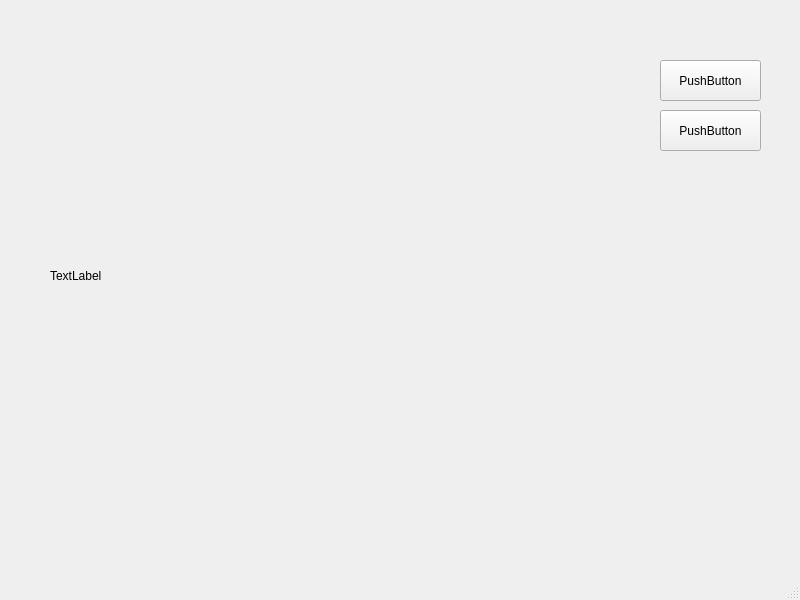
<?xml version="1.0" encoding="UTF-8"?>
<ui version="4.0">
 <class>MainWindow</class>
 <widget class="QMainWindow" name="MainWindow">
  <property name="geometry">
   <rect>
    <x>0</x>
    <y>0</y>
    <width>800</width>
    <height>600</height>
   </rect>
  </property>
  <property name="windowTitle">
   <string>MainWindow</string>
  </property>
  <widget class="QWidget" name="centralwidget">
   <widget class="QPushButton" name="load_year">
    <property name="geometry">
     <rect>
      <x>660</x>
      <y>60</y>
      <width>101</width>
      <height>41</height>
     </rect>
    </property>
    <property name="text">
     <string>PushButton</string>
    </property>
   </widget>
   <widget class="QPushButton" name="load_today">
    <property name="geometry">
     <rect>
      <x>660</x>
      <y>110</y>
      <width>101</width>
      <height>41</height>
     </rect>
    </property>
    <property name="text">
     <string>PushButton</string>
    </property>
   </widget>
   <widget class="QLabel" name="label">
    <property name="geometry">
     <rect>
      <x>50</x>
      <y>40</y>
      <width>571</width>
      <height>471</height>
     </rect>
    </property>
    <property name="text">
     <string>TextLabel</string>
    </property>
   </widget>
  </widget>
  <widget class="QMenuBar" name="menubar">
   <property name="geometry">
    <rect>
     <x>0</x>
     <y>0</y>
     <width>800</width>
     <height>21</height>
    </rect>
   </property>
  </widget>
  <widget class="QStatusBar" name="statusbar"/>
 </widget>
 <resources/>
 <connections/>
</ui>
